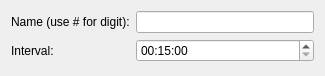
<?xml version="1.0" encoding="UTF-8"?>
<ui version="4.0">
 <class>AutoChapters</class>
 <widget class="QWidget" name="AutoChapters">
  <property name="geometry">
   <rect>
    <x>0</x>
    <y>0</y>
    <width>325</width>
    <height>76</height>
   </rect>
  </property>
  <property name="windowTitle">
   <string>KMediaFactory</string>
  </property>
  <layout class="QFormLayout" name="formLayout">
   <item row="0" column="0">
    <widget class="QLabel" name="nameLabel">
     <property name="text">
      <string>Name (use # for digit):</string>
     </property>
     <property name="buddy">
      <cstring>nameEdit</cstring>
     </property>
    </widget>
   </item>
   <item row="0" column="1">
    <widget class="QLineEdit" name="nameEdit"/>
   </item>
   <item row="1" column="0">
    <widget class="QLabel" name="intervalLabel">
     <property name="text">
      <string>Interval:</string>
     </property>
     <property name="buddy">
      <cstring>intervalTime</cstring>
     </property>
    </widget>
   </item>
   <item row="1" column="1">
    <widget class="QTimeEdit" name="intervalTime">
     <property name="displayFormat">
      <string>hh:mm:ss</string>
     </property>
     <property name="time">
      <time>
       <hour>0</hour>
       <minute>15</minute>
       <second>0</second>
      </time>
     </property>
    </widget>
   </item>
  </layout>
 </widget>
 <layoutfunction spacing="KDialog::spacingHint" margin="KDialog::marginHint"/>
 <includes>
  <include location="global">kpushbutton.h</include>
 </includes>
 <resources/>
 <connections/>
</ui>
